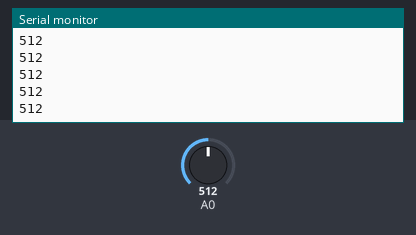
This sketch was run on a simulated Arduino Uno, built with avr-gcc and run on an emulated ATmega328P. Parts: the last lines printed to the serial monitor. The inputs (shaded band) are chosen by the test bench; at power-on: A0 = 512.

Above: at 1.2 s.
1.3 s: A0 set to 716
At 2.3 s:
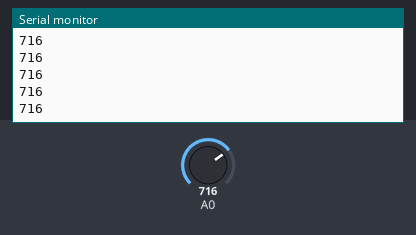
2.8 s: A0 set to 900
At 3.5 s:
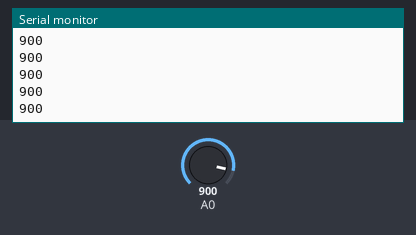
Timing chart, 0 to 5.8 s (numbered marks = the images above; inputs shaded):
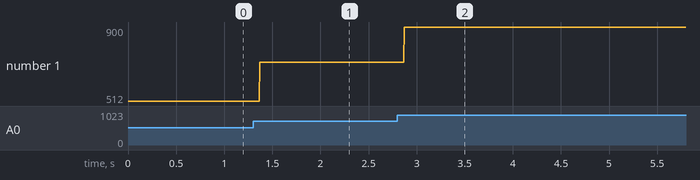

Measured:
- after the input at 1.3 s, the serial monitor: prints a new line after 0.07 s (image 1)
- after the input at 2.8 s, the serial monitor: prints a new line after 0.07 s (image 2)
- plotted number 1: 512 → 716 after the input at 1.3 s, 716 → 900 after the input at 2.8 s

The sketch:

read_voltage.ino
```cpp
void setup() {
    Serial.begin(9600);

}

void loop() {
    int voltageValue = analogRead(A0);
    //voltageValue = (voltageValue / 1023.0) * 5.0;
    Serial.println(voltageValue);

}
```
